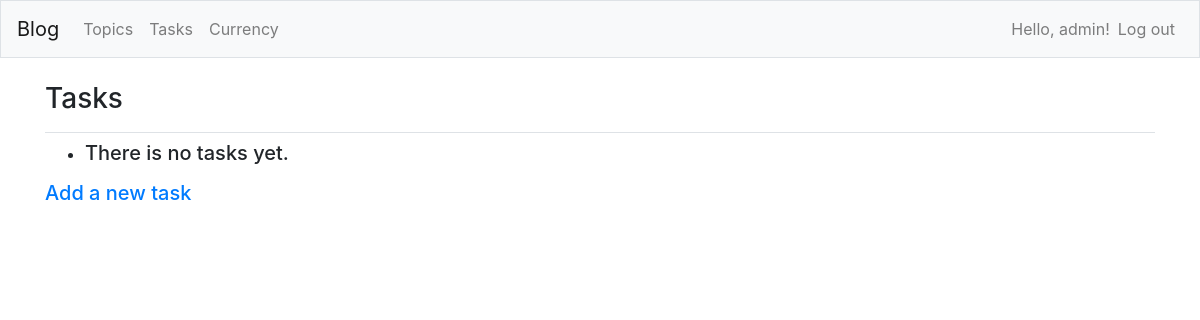
/tasks/ (signed in), run on an earlier commit of the app's database.
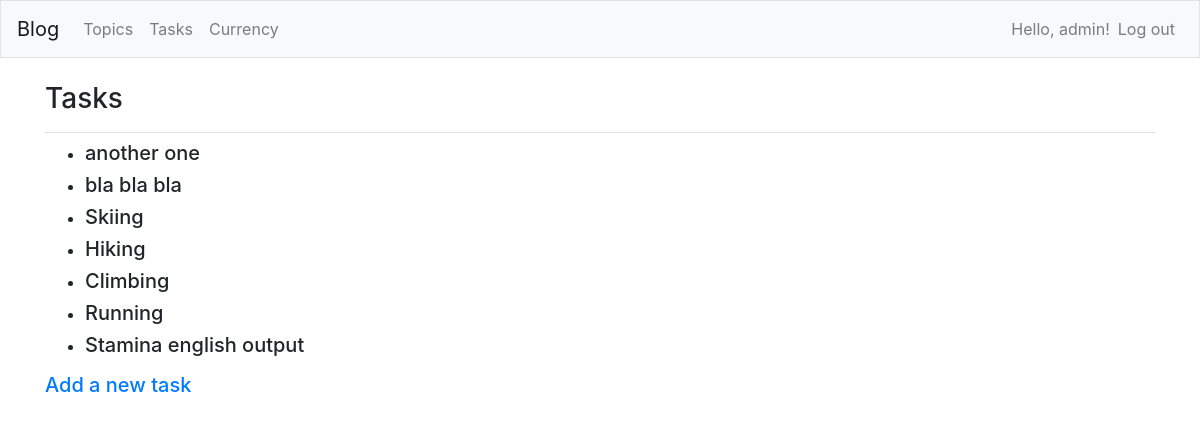
And on a later commit of the database.
### tasks/models.py (models this page shows)
class Task(models.Model):
    text = models.CharField(max_length=100)
    date_added = models.DateTimeField(auto_now_add=True)
    owner = models.ForeignKey(User, on_delete=models.CASCADE)
    def __str__(self):
        return self.text

### tasks/views.py (the view)
# urls.py: path('tasks/', include('tasks.urls')),
@login_required
def tasks(request):
    tasks = Task.objects.filter(owner=request.user).order_by('-date_added')
    return render(request, 'tasks/tasks.html', {
        'tasks': tasks
    })

### tasks/templates/tasks/tasks.html
{% extends 'blog/layout.html' %}
{% block page_header %}
    <h3>Tasks</h3>
{% endblock %}
{% block body %}
    <ul>
        {% for task in tasks %}
            <li>
                <h5>{{ task }}</h5>
            </li>
        {% empty %}
            <li><h5>There is no tasks yet.</h5></li>
        {% endfor %}
    </ul>
    <h5><a href="{% url 'tasks:new_task' %}">Add a new task</a></h5>
{% endblock %}

### blog/templates/blog/layout.html (shortened to what this page needs)
{% load bootstrap4 %}
<!DOCTYPE html>
<html lang="en">
    <head>
        {% bootstrap_css %}
    </head>
    <body>
        <nav class="navbar navbar-expand-md navbar-light bg-light mb-4 border">
            <a class="navbar-brand" href="{% url 'blog:index'%}">Blog</a>
            <div class="collapse navbar-collapse" id="navbarCollapse">
                <ul class="navbar-nav mr-auto">
                    <li class="nav-item">
                        <a class="nav-link" href="{% url 'blog:topics' %}">Topics</a></li>
                    <li class="nav-item">
                        <a class="nav-link" href="{% url 'tasks:tasks' %}">Tasks</a></li>
                    <li class="nav-item">
                        <a class="nav-link" href="{% url 'blog:currency' %}">Currency</a></li>
                </ul>
                <ul class="navbar-nav ml-auto">
                    {% if user.is_authenticated %}
                        <li class="nav-item">
                            <span class="navbar-text">Hello, {{ user.username }}!</span>
                        </li>
                        <li class="nav-item">
                            <a class="nav-link" href="{% url 'users:logout' %}">Log out</a>
                        </li>
                    {% endif %}
                </ul>
            </div>
        </nav>
        <main role="main" class="container">
            <div class="pb-2 mb-2 border-bottom">
                {% block page_header %}
                {% endblock page_header %}
            </div>
            <div>
                {% block body %}
                {% endblock %}
            </div>
        </main>
    </body>
</html>

What changed in the data, as far as the page shows it:
added Task: text "another one"
added Task: text "bla bla bla"
added Task: text "Skiing"
added Task: text "Hiking"
added Task: text "Climbing"
added Task: text "Running"
added Task: text "Stamina english output"
Also different on the page:
text no longer shown: "There is no tasks yet."
